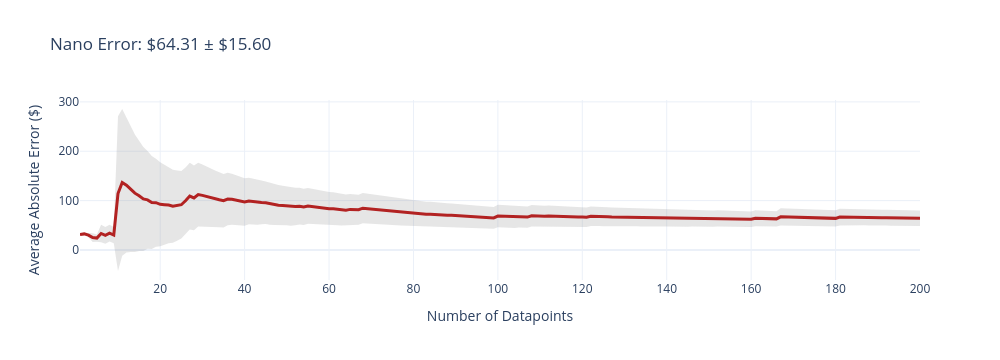
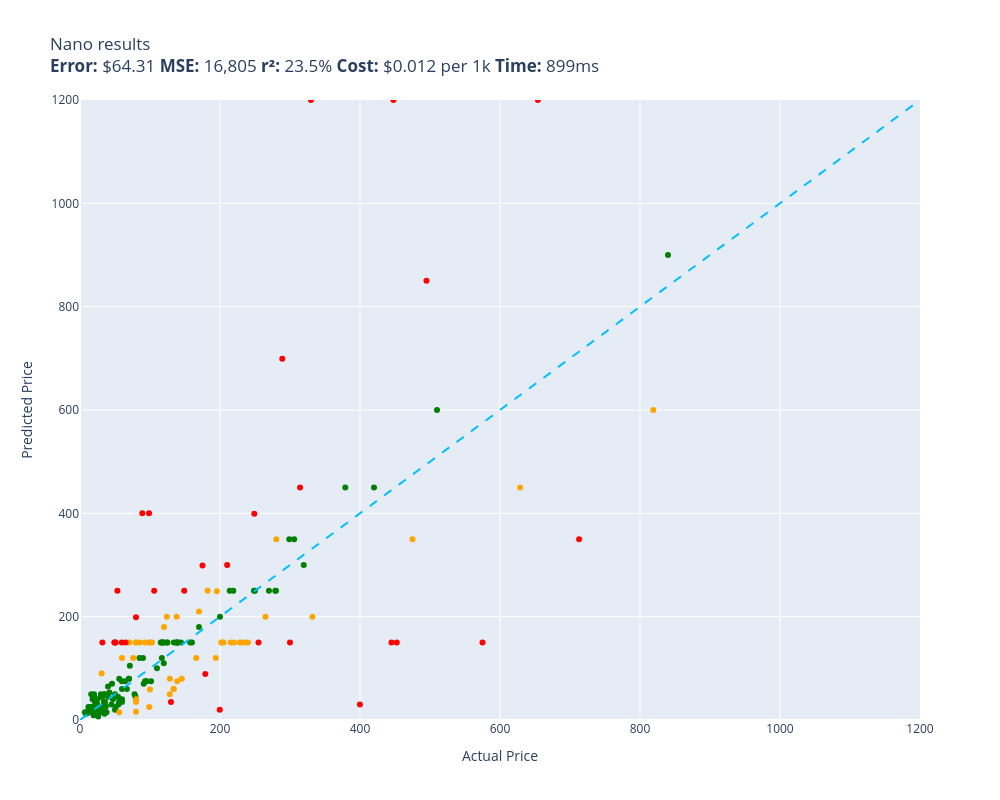

Notebook code cell kept with these figures, in order:
### Code cell
evaluate(nano, test)

### Figure 1 — Plotly figure (JSON) as saved in the notebook; plotly's stock layout.template omitted (floating-point values rounded to 4 significant figures; data arrays with more than 128 entries replaced by an {"elided": "..."} marker saying what was removed)
{"data": [{"fill": "toself", "fillcolor": "rgba(128,128,128,0.2)", "hoverinfo": "skip", "line": {"color": "rgba(255,255,255,0)"}, "name": "95% CI", "showlegend": false, "type": "scatter", "x": {"elided": "400 int values"}, "y": {"elided": "400 float values"}}, {"customdata": {"elided": "200x1 float values"}, "hovertemplate": "n=%{x}<br>Avg Error=$%{y:,.2f}<br>±95% CI=$%{customdata[0]:,.2f}<extra></extra>", "line": {"color": "firebrick", "width": 3}, "mode": "lines", "name": "Cumulative Avg Error", "type": "scatter", "x": {"elided": "200 int values"}, "y": {"elided": "200 float values"}}], "layout": {"height": 360, "showlegend": false, "title": {"text": "Nano Error: $64.31 ± $15.60"}, "width": 1000, "xaxis": {"title": {"text": "Number of Datapoints"}}, "yaxis": {"title": {"text": "Average Absolute Error ($)"}}}}

### Figure 2 — Plotly figure (JSON) as saved in the notebook; plotly's stock layout.template omitted (floating-point values rounded to 4 significant figures)
{"data": [{"customdata": [["Old Blood Noise Excess V2 Distortion Cho...\nGuess=$250.00 Actual=$219.00"], ["telpo Headlight Assembly Fit For 15 Camr...\nGuess=$150.00 Actual=$115.99"], ["NewPower99 Battery Kit for Samsung Galax...\nGuess=$29.99 Actual=$54.95"], ["EXMAX NG-10X Fresnel Lens Focusing Adapt...\nGuess=$80.00 Actual=$69.98"], ["Stand for Raven Pro Document Scanner - P...\nGuess=$50.00 Actual=$29.85"], ["SuppliesOutlet Compatible Toner Cartridg...\nGuess=$150.00 Actual=$144.29"], ["8544771 Dryer Heating Element, 279816 Th...\nGuess=$35.00 Actual=$35.74"], ["Metabo HPT 36V MultiVolt™ Cordless Rotar...\nGuess=$450.00 Actual=$379.00"], ["46mm Digital Pro High-Resolution Close-U...\nGuess=$45.00 Actual=$19.99"], ["Innovative Percussion CB-6 Chamois Bass ...\nGuess=$45.00 Actual=$54.32"], ["Panasonic KX-TG6511B DECT 6.0 PLUS Expan...\nGuess=$45.00 Actual=$79.20"], ["LOVE MEI Galaxy S10 Lite Case, Military ...\nGuess=$25.00 Actual=$32.98"], ["LD Products Compatible Toner Cartridge R...\nGuess=$45.00 Actual=$49.98"], ["PEMP E65 E66 CDC Simulate Optical Fiber ...\nGuess=$150.00 Actual=$119.00"], ["HK SYSTEMS 13\" Heavy Duty Black \"Push\" O...\nGuess=$120.00 Actual=$84.95"], ["June Garden 12\" Sweet Dolly Charlotte - ...\nGuess=$25.00 Actual=$19.99"], ["10GBase-LR SFP+ Transceiver, Handar 10GB...\nGuess=$50.00 Actual=$19.99"], ["GanFindX Portable Car Hand Controls for ...\nGuess=$150.00 Actual=$159.90"], ["Scranton & Co 3 Drawer Mobile File Cabin...\nGuess=$150.00 Actual=$115.35"], ["Task T24287 Roman Ogee Router Bit with 1...\nGuess=$35.00 Actual=$55.88"], ["Travelpro Platinum Elite Slim Business L...\nGuess=$250.00 Actual=$213.83"], ["Southwire 120V/15A Right Angle User Atta...\nGuess=$15.00 Actual=$37.87"], ["Mylites+ Standard Comic Book Mylar Sleev...\nGuess=$12.00 Actual=$34.99"], ["DALDED LED Light Kit for Lego Sonic Gree...\nGuess=$25.00 Actual=$24.99"], ["152MM Hole Saws M42 Bi-Metal High Speed ...\nGuess=$40.00 Actual=$17.99"], ["Baseball Backpacks Large 18 Inch Bookbag...\nGuess=$45.00 Actual=$31.77"], ["Adams Check Payment and Deposit Register...\nGuess=$15.99 Actual=$35.49"], ["Fjallraven, Kanken Laptop 15\" Backpack f...\nGuess=$110.00 Actual=$119.65"], ["Diversitech WG840585 Motor, (Ddb) 1/3Hp,...\nGuess=$150.00 Actual=$134.12"], ["Retevis RT68 Soft Earhook Walkie Talkie ...\nGuess=$15.00 Actual=$6.99"], ["MC: Pindicator (Dual Intensity Amber)\nGuess=$65.00 Actual=$40.00"], ["Laisomeke Waterproof Junction Box, Unive...\nGuess=$25.00 Actual=$11.99"], ["Webcem Solar Shed Light Outdoor Indoor, ...\nGuess=$50.00 Actual=$77.96"], ["Festool 492370 Platin 2 S1000 Grit 6-Inc...\nGuess=$70.00 Actual=$91.00"], ["Western Digital Enterprise RE4-GP 2TB SA...\nGuess=$100.00 Actual=$109.95"], ["DIMARZIO 204284 DP 163FBK Blues Bucker G...\nGuess=$120.00 Actual=$89.99"], ["PM Auto Front Right Quick Complete Strut...\nGuess=$150.00 Actual=$124.94"], ["Tablet PC Cover Compatible with Lenovo T...\nGuess=$15.99 Actual=$31.61"], ["Miyaya@ Funny Animal Masks Collection fo...\nGuess=$25.00 Actual=$16.99"], ["Trail Gear Twin Stick Kit for Top Shift ...\nGuess=$250.00 Actual=$279.92"], ["Engine Thermostat, Replace 19301-PAA-306...\nGuess=$20.00 Actual=$18.89"], ["Ultra Duster Canned Air Net 10 Oz 6-Pack\nGuess=$50.00 Actual=$49.90"], ["Beck/Arnley 0421945 Air Filter\nGuess=$15.00 Actual=$35.87"], ["Dell Optiplex 390 Desktop Computer i3 3....\nGuess=$150.00 Actual=$124.27"], ["IQShield Screen Protector Compatible wit...\nGuess=$12.99 Actual=$9.95"], ["Liberty Imports 12 Pack: US Military Toy...\nGuess=$20.00 Actual=$16.98"], ["Neporal Full Spectrum Light Bulb, 6000K ...\nGuess=$25.99 Actual=$18.59"], ["Pidoko Kids Train Table, Grey with 90 Pc...\nGuess=$150.00 Actual=$119.97"], ["Satco S9596, 4 Count (Pack of 1), 4.18\nGuess=$15.99 Actual=$12.00"], ["Ceramic Talavera Mexican Tile 4x4\", 9 Pi...\nGuess=$45.00 Actual=$29.95"], ["Intrepid International Dressage Letters-...\nGuess=$15.99 Actual=$26.99"], ["LEGO Marvel Avengers War Machine Buster ...\nGuess=$60.00 Actual=$59.95"], ["Kingston Brass KS269SN Kingston Clawfoot...\nGuess=$350.00 Actual=$305.99"], ["KOHLER K-1185540-CP Assembly-Slider\nGuess=$70.00 Actual=$45.67"], ["KUNN Small Electrician Tool Pouch Utilit...\nGuess=$35.00 Actual=$21.99"], ["Trim Kit for 2-handle Shower & Tub Valve...\nGuess=$75.00 Actual=$94.99"], ["iPhone 12/12 Pro Nicaragua Guardabarranc...\nGuess=$25.00 Actual=$19.97"], ["Replacement Remote Control for PANASONIC...\nGuess=$25.00 Actual=$34.95"], ["KS K-STORM Replacement Silicone Mushroom...\nGuess=$12.00 Actual=$8.50"], ["LSSAGOON Backpack for Women Teen Kids Gi...\nGuess=$35.00 Actual=$33.99"], ["Grey Pneumatic 1311SD Impact Socket Set\nGuess=$150.00 Actual=$157.43"], ["Aeromotive 13304 Regulator, X1 Adjustabl...\nGuess=$250.00 Actual=$269.95"], ["4pc Wheel Spacers Adapters 4\" (2inch Per...\nGuess=$120.00 Actual=$116.95"], ["GE RPWF SmartWater Comparable Refrigerat...\nGuess=$25.99 Actual=$36.99"], ["Urth 62mm UV, Circular Polarizing (CPL),...\nGuess=$150.00 Actual=$139.00"], ["LSI Broadcom SAS 9300-8i 8-port 12Gb/s S...\nGuess=$150.00 Actual=$118.00"], ["Royal Designs, Inc. Decorative Abundant ...\nGuess=$15.99 Actual=$24.95"], ["NewFantasia Replacement Audio Cable with...\nGuess=$25.00 Actual=$31.00"], ["Mikrotik RB3011UIAS-RM RouterBOARD 10xGi...\nGuess=$350.00 Actual=$299.00"], ["MONOCARBON Forged Carbon Fiber Case for ...\nGuess=$40.00 Actual=$59.99"], ["Berta (6 Pieces) 1-1/4 inch Overlay, 90 ...\nGuess=$30.00 Actual=$24.66"], ["Chalkboard Name Badges with Magnetic Bac...\nGuess=$15.99 Actual=$19.95"], ["Linkloos Solar Street Lights Outdoor Wat...\nGuess=$80.00 Actual=$55.99"], ["USB Charger, CIVIE High Speed 60W Multip...\nGuess=$50.00 Actual=$15.99"], ["Universal Power Group 12V 100Ah Sealed L...\nGuess=$200.00 Actual=$199.99"], ["Hp Pavilion P7-1257c Motherboard Aahd3-h...\nGuess=$75.00 Actual=$59.86"], ["Kastar Battery Pack Replacement for Sony...\nGuess=$40.00 Actual=$19.99"], ["Amana Tool - SC587 Carbide Tipped 3-Wing...\nGuess=$105.00 Actual=$71.23"], ["Evan Fischer Radiator Cooling Fan Assemb...\nGuess=$150.00 Actual=$137.34"], ["AZX Stylus Pencil for Apple iPad Pro 202...\nGuess=$25.00 Actual=$29.99"], ["Raspberry Pi 3 Model B+ Aluminum Case Me...\nGuess=$25.00 Actual=$14.99"], ["Skullcandy Hesh Evo Bluetooth Headphones...\nGuess=$80.00 Actual=$69.99"], ["LCD Screen for Dell Inspiron 17R 17.3\" H...\nGuess=$75.00 Actual=$64.37"], ["Music Hall pa15.3 MM/MC Phono Preamplifi...\nGuess=$250.00 Actual=$250.00"], ["Lorell Bell Chair Glide, 2.5\", Black\nGuess=$8.99 Actual=$19.50"], ["200 ' feet True 14 Gauge AWG CCA Speaker...\nGuess=$30.00 Actual=$44.95"], ["Competition Clutch Disc and Pressure Pla...\nGuess=$600.00 Actual=$510.00"], ["200 Couples Conversation Cards - Enjoy B...\nGuess=$15.00 Actual=$32.97"], ["The Puppet Company - Carpet-Unicorn, Whi...\nGuess=$20.00 Actual=$19.00"], ["KYX Racing Hardened Steel Center Drive S...\nGuess=$40.00 Actual=$46.99"], ["StonKraft Brass Chess Board Game Set wit...\nGuess=$150.00 Actual=$140.00"], ["Baumgartens Sicurix Blank PVC ID Cards (...\nGuess=$15.99 Actual=$19.11"], ["VIPMOTOZ Sequential Turn Signal Premium ...\nGuess=$250.00 Actual=$278.94"], ["Venom Power Terra Hunter R/T+ R/T All-Te...\nGuess=$300.00 Actual=$319.65"], ["Custom Engagement Logo Desk Embosser Sea...\nGuess=$45.00 Actual=$49.95"], ["520 Pieces Christmas Envelope Seal Stick...\nGuess=$6.99 Actual=$25.99"], ["LD Compatible Ink Cartridge Replacement ...\nGuess=$52.99 Actual=$41.99"], ["BestPricedDecals Wine A BIT, You'll Feel...\nGuess=$15.00 Actual=$12.98"], ["Dell XPS 13 9343-2727SLV 13.3\" Full HD S...\nGuess=$900.00 Actual=$839.99"], ["VATOS 4 Packs Bubble Machine Gun for Kid...\nGuess=$15.99 Actual=$22.88"], ["BXYJY for Samsung Galaxy Z Fold 3 Case w...\nGuess=$20.00 Actual=$49.99"], ["VONADO Space Wars Colonial Viper MK1 Bui...\nGuess=$45.00 Actual=$39.99"], ["Replacement Remote Control fit for Sony ...\nGuess=$15.00 Actual=$9.99"], ["Disney Princess Sparkling Princess Sleep...\nGuess=$15.00 Actual=$24.95"], ["sabermaster TCG Playmat yugioh playmat T...\nGuess=$25.00 Actual=$21.99"], ["Pacific Drums PDCM1618TTRB 16 x 18 Inche...\nGuess=$450.00 Actual=$419.99"], ["Star Wars Die-Cast Metal TITANIUM Series...\nGuess=$20.00 Actual=$22.70"], ["DuraGo BR5330 Front Vented Disc Brake Ro...\nGuess=$75.00 Actual=$101.51"], ["Glovion Music Stand Light, Clip On Piano...\nGuess=$25.00 Actual=$27.99"], ["Intex River Run Connect Lounge (Four)\nGuess=$75.00 Actual=$94.49"], ["Blanco 230966 Valea Stainless Steel Sink...\nGuess=$75.00 Actual=$92.88"], ["Think Gizmos Build Your Own Robot Toys f...\nGuess=$40.00 Actual=$24.95"], ["PowerSport Front Rear Brakes and Rotors ...\nGuess=$250.00 Actual=$248.51"], ["VTech Strum and Jam Kidi Musical Guitar ...\nGuess=$35.00 Actual=$21.99"], ["KZ ZS10 Pro in Ear Monitor Headphone KZ ...\nGuess=$60.00 Actual=$66.99"], ["Fender Hendrix Voodoo Child Coiled Instr...\nGuess=$35.00 Actual=$59.99"], ["W11130208 W10695459 Refrigerator LED Mod...\nGuess=$15.00 Actual=$26.59"], ["Jada Toys Ryan's World Combo Panda Airli...\nGuess=$50.00 Actual=$34.94"], ["STICKGOO Peel and Stick Backsplash for K...\nGuess=$50.00 Actual=$34.99"], ["Garmin 010-12402-10 GT15M-TM Transom-Mou...\nGuess=$150.00 Actual=$138.74"], ["Xiaomi Redmi 10 2022 NFC 4G LTE (128GB +...\nGuess=$180.00 Actual=$169.99"], ["Refresh NSF-53 Premium Replacement Refri...\nGuess=$25.00 Actual=$50.99"], ["NICKSTON Red Sparkling Glitter Slim Band...\nGuess=$25.00 Actual=$25.99"]], "hovertemplate": "%{customdata[0]}<extra></extra>", "legendgroup": "green", "marker": {"color": "green", "size": 6, "symbol": "circle"}, "mode": "markers", "name": "green", "orientation": "v", "showlegend": true, "type": "scatter", "x": [219.0, 116.0, 54.95, 69.98, 29.85, 144.3, 35.74, 379.0, 19.99, 54.32, 79.2, 32.98, 49.98, 119.0, 84.95, 19.99, 19.99, 159.9, 115.3, 55.88, 213.8, 37.87, 34.99, 24.99, 17.99, 31.77, 35.49, 119.7, 134.1, 6.99, 40.0, 11.99, 77.96, 91.0, 110.0, 89.99, 124.9, 31.61, 16.99, 279.9, 18.89, 49.9, 35.87, 124.3, 9.95, 16.98, 18.59, 120.0, 12.0, 29.95, 26.99, 59.95, 306.0, 45.67, 21.99, 94.99, 19.97, 34.95, 8.5, 33.99, 157.4, 269.9, 117.0, 36.99, 139.0, 118.0, 24.95, 31.0, 299.0, 59.99, 24.66, 19.95, 55.99, 15.99, 200.0, 59.86, 19.99, 71.23, 137.3, 29.99, 14.99, 69.99, 64.37, 250.0, 19.5, 44.95, 510.0, 32.97, 19.0, 46.99, 140.0, 19.11, 278.9, 319.6, 49.95, 25.99, 41.99, 12.98, 840.0, 22.88, 49.99, 39.99, 9.99, 24.95, 21.99, 420.0, 22.7, 101.5, 27.99, 94.49, 92.88, 24.95, 248.5, 21.99, 66.99, 59.99, 26.59, 34.94, 34.99, 138.7, 170.0, 50.99, 25.99], "xaxis": "x", "y": [250.0, 150.0, 29.99, 80.0, 50.0, 150.0, 35.0, 450.0, 45.0, 45.0, 45.0, 25.0, 45.0, 150.0, 120.0, 25.0, 50.0, 150.0, 150.0, 35.0, 250.0, 15.0, 12.0, 25.0, 40.0, 45.0, 15.99, 110.0, 150.0, 15.0, 65.0, 25.0, 50.0, 70.0, 100.0, 120.0, 150.0, 15.99, 25.0, 250.0, 20.0, 50.0, 15.0, 150.0, 12.99, 20.0, 25.99, 150.0, 15.99, 45.0, 15.99, 60.0, 350.0, 70.0, 35.0, 75.0, 25.0, 25.0, 12.0, 35.0, 150.0, 250.0, 120.0, 25.99, 150.0, 150.0, 15.99, 25.0, 350.0, 40.0, 30.0, 15.99, 80.0, 50.0, 200.0, 75.0, 40.0, 105.0, 150.0, 25.0, 25.0, 80.0, 75.0, 250.0, 8.99, 30.0, 600.0, 15.0, 20.0, 40.0, 150.0, 15.99, 250.0, 300.0, 45.0, 6.99, 52.99, 15.0, 900.0, 15.99, 20.0, 45.0, 15.0, 15.0, 25.0, 450.0, 20.0, 75.0, 25.0, 75.0, 75.0, 40.0, 250.0, 35.0, 60.0, 35.0, 15.0, 50.0, 50.0, 150.0, 180.0, 25.0, 25.0], "yaxis": "y"}, {"customdata": [["RBC12-UPC Replacement Battery Cartridge ...\nGuess=$150.00 Actual=$229.99"], ["ACDelco GM Original Equipment FW339 Fron...\nGuess=$150.00 Actual=$215.33"], ["GJY Portable TV,10.6 inch Mini TV for AT...\nGuess=$150.00 Actual=$79.36"], ["Intermatic PX300 12V 300W Transformer wi...\nGuess=$60.00 Actual=$134.00"], ["CORSAIR Dominator Platinum RGB 32GB (2x1...\nGuess=$200.00 Actual=$124.00"], ["Bam Trekking 3027SB Single Black Clarine...\nGuess=$200.00 Actual=$332.00"], ["Clementoni 39132.5 Jigsaw Puzzle 1,000 P...\nGuess=$15.99 Actual=$79.95"], ["Deco Mount Pro Tripod Microphone Stand w...\nGuess=$120.00 Actual=$59.95"], ["KOMPUTERBAY 4GB 2X 2GB DDR2 1066MHz PC2-...\nGuess=$40.00 Actual=$80.34"], ["Canon EOS Rebel T7 Digital SLR Camera wi...\nGuess=$600.00 Actual=$819.00"], ["15\" Locking Shower Head Extension Arm in...\nGuess=$35.00 Actual=$79.95"], ["Dakota Alert MURS Alert Probe Sensor - M...\nGuess=$150.00 Actual=$219.99"], ["Wenger City Upgrade Laptop Backpack with...\nGuess=$80.00 Actual=$145.42"], ["AUTOFREE LED Tail Lights Assembly Compat...\nGuess=$150.00 Actual=$201.99"], ["KOHLER 18865-CP Filtered Water Faucet, P...\nGuess=$350.00 Actual=$475.00"], ["Evan-Fischer Front Bumper Cover Compatib...\nGuess=$150.00 Actual=$202.38"], ["Sumerain S1339CM Double Handle Widesprea...\nGuess=$150.00 Actual=$235.86"], ["Poison Spyder 10-08-020 Rocker Knocker\nGuess=$450.00 Actual=$628.76"], ["VLAND LED Smoked Taillights Compatible F...\nGuess=$150.00 Actual=$239.99"], ["BESTILL Wall Mounted Shower Faucet Set, ...\nGuess=$120.00 Actual=$76.00"], ["Marvel Legends Series X-Men 6-Inch Archa...\nGuess=$25.00 Actual=$98.95"], ["ANZO USA 111207 GMC SIERRA 99-06 / YUKON...\nGuess=$250.00 Actual=$182.28"], ["EMART Photography C Stand with Boom Arm,...\nGuess=$180.00 Actual=$119.99"], ["Pioneer 2AM401-BN Two Handle Kitchen Fau...\nGuess=$150.00 Actual=$228.22"], ["4LT LUMINETTE Vanity Opal GLS BSN\nGuess=$150.00 Actual=$99.99"], ["Wilkinson LOW GAUSS Vintage Tone Strat S...\nGuess=$89.99 Actual=$30.93"], ["DuraGo 29515020 Front Hub Assembly\nGuess=$80.00 Actual=$128.34"], ["MXR Carbon Copy Deluxe Analog Delay Guit...\nGuess=$249.00 Actual=$195.50"], ["Ibanez M510OVS Acoustic Mandolin in Vint...\nGuess=$210.00 Actual=$169.99"], ["GENUINE VOLVO THERMOSTAT (3.0, 3.2) S60 ...\nGuess=$150.00 Actual=$102.85"], ["Pyle Wireless Rear View Backup Camera - ...\nGuess=$150.00 Actual=$70.45"], ["Cardone 84-58642 New HEI Electronic Dist...\nGuess=$120.00 Actual=$165.99"], ["Auertech Portable Washing Machine, 14lbs...\nGuess=$150.00 Actual=$98.99"], ["New Replacement seat cover fits Yamaha M...\nGuess=$75.00 Actual=$138.95"], ["ECCPP Power Steering Pump for 2009-2010 ...\nGuess=$150.00 Actual=$85.48"], ["SP Air Corporation SP-8102BU 1/4-Inch He...\nGuess=$150.00 Actual=$204.99"], ["ROHL WSGUM3018WH Wire Sink Grids, White\nGuess=$50.00 Actual=$128.28"], ["ASUS VY279HE-W 27” 1080P Monitor - White...\nGuess=$200.00 Actual=$138.10"], ["Diversitech UC2436-3 Ultralite Condenser...\nGuess=$150.00 Actual=$80.39"], ["4 Inches Rolled Muffler Tip Catback Exha...\nGuess=$120.00 Actual=$193.88"], ["APS iBoard (304 Stainless Steel Polished...\nGuess=$200.00 Actual=$264.95"], ["OEM Samsung Remote Control Shipped with ...\nGuess=$15.00 Actual=$56.00"], ["Samsung DA97-07603B Freezer Ice Maker As...\nGuess=$150.00 Actual=$93.02"], ["Targus CityGear Durable Backpack, Black,...\nGuess=$60.00 Actual=$133.43"], ["Fitness Center Gym Room Weight Train Dua...\nGuess=$59.00 Actual=$99.99"], ["For Volvo C70 S70 V70 V40 S40 AC Compres...\nGuess=$350.00 Actual=$280.41"]], "hovertemplate": "%{customdata[0]}<extra></extra>", "legendgroup": "orange", "marker": {"color": "orange", "size": 6, "symbol": "circle"}, "mode": "markers", "name": "orange", "orientation": "v", "showlegend": true, "type": "scatter", "x": [230.0, 215.3, 79.36, 134.0, 124.0, 332.0, 79.95, 59.95, 80.34, 819.0, 79.95, 220.0, 145.4, 202.0, 475.0, 202.4, 235.9, 628.8, 240.0, 76.0, 98.95, 182.3, 120.0, 228.2, 99.99, 30.93, 128.3, 195.5, 170.0, 102.8, 70.45, 166.0, 98.99, 138.9, 85.48, 205.0, 128.3, 138.1, 80.39, 193.9, 264.9, 56.0, 93.02, 133.4, 99.99, 280.4], "xaxis": "x", "y": [150.0, 150.0, 150.0, 60.0, 200.0, 200.0, 15.99, 120.0, 40.0, 600.0, 35.0, 150.0, 80.0, 150.0, 350.0, 150.0, 150.0, 450.0, 150.0, 120.0, 25.0, 250.0, 180.0, 150.0, 150.0, 89.99, 80.0, 249.0, 210.0, 150.0, 150.0, 120.0, 150.0, 75.0, 150.0, 150.0, 50.0, 200.0, 150.0, 120.0, 200.0, 15.0, 150.0, 60.0, 59.0, 350.0], "yaxis": "y"}, {"customdata": [["Pump Head TBVECHI 175PSI 4KW 5.5HP 21CFM...\nGuess=$1,200.00 Actual=$329.90"], ["Bam France 2002XL Contoured Hightech Bla...\nGuess=$350.00 Actual=$713.00"], ["APS iBoard 6-inch Aluminum (Black Powder...\nGuess=$300.00 Actual=$210.23"], ["SKB iSeries 3i-13096-6KP Case for BlackM...\nGuess=$299.00 Actual=$174.99"], ["DEWALT 20V MAX* XR Impact Driver with Bl...\nGuess=$150.00 Actual=$452.53"], ["Mini PC, Kinupute Desktop Computer E3-12...\nGuess=$850.00 Actual=$495.00"], ["Aolemi Oil Rubbed Bronze Single Function...\nGuess=$400.00 Actual=$98.65"], ["Evergreen HSHB2005 Cylinder Head Gasket ...\nGuess=$150.00 Actual=$59.69"], ["JRready ST6313 DT Deutsch Connector Kit,...\nGuess=$20.00 Actual=$199.68"], ["Tidal Front + Rear Fender Flares 4PC Poc...\nGuess=$150.00 Actual=$254.99"], ["3D Tree Hole Branches 075 Stair Risers D...\nGuess=$35.00 Actual=$129.99"], ["Projector, CRAZVIEW Projector with WiFi ...\nGuess=$250.00 Actual=$53.40"], ["Lighted Triangle Mirror Cabinet Bathroom...\nGuess=$150.00 Actual=$445.00"], ["Walker Exhaust Ultra EPA 16478 Direct Fi...\nGuess=$150.00 Actual=$574.99"], ["MGP Caliper Covers 39011SACURD Red Powde...\nGuess=$399.00 Actual=$249.00"], ["Canon Sure Shot 90u 35mm Date Camera\nGuess=$30.00 Actual=$399.89"], ["AC Compressor & A/C Kit For BMW 335i 335...\nGuess=$450.00 Actual=$314.41"], ["CradlePoint Compact Broadband Router (CB...\nGuess=$400.00 Actual=$89.00"], ["18 Inch White Undermount Kitchen Sink - ...\nGuess=$89.00 Actual=$179.00"], ["UPR Mach 1 Chin Spoiler Fits 94-98 Musta...\nGuess=$150.00 Actual=$64.99"], ["CTLAMP XL-2100 Professional Quality XL-2...\nGuess=$150.00 Actual=$32.00"], ["KUNFINE Android Radio CarPlay & Android ...\nGuess=$250.00 Actual=$106.00"], ["A-Premium Front Suspension Steering Knuc...\nGuess=$150.00 Actual=$48.99"], ["Audio Techinca ATW-T1002 System 10 Handh...\nGuess=$699.00 Actual=$289.00"], ["Steering Wheel, Carbon Fiber Automotive ...\nGuess=$1,200.00 Actual=$447.74"], ["Vinyl Soft Top Roll-up Adjustable Truck ...\nGuess=$250.00 Actual=$148.88"], ["Empava 24\" Single Wall Ovens 10 Cooking ...\nGuess=$1,200.00 Actual=$654.14"], ["HP Laserjet 2100 Laser Printer W/Test Pr...\nGuess=$150.00 Actual=$299.98"], ["Viola Bow 4/4 Full Size Carbon Fiber (Bl...\nGuess=$150.00 Actual=$49.99"], ["Pyle 2x120 Watt Home Audio Speaker Power...\nGuess=$150.00 Actual=$50.92"], ["MonMount Triple Monitor Stand Freestandi...\nGuess=$199.00 Actual=$79.99"]], "hovertemplate": "%{customdata[0]}<extra></extra>", "legendgroup": "red", "marker": {"color": "red", "size": 6, "symbol": "circle"}, "mode": "markers", "name": "red", "orientation": "v", "showlegend": true, "type": "scatter", "x": [329.9, 713.0, 210.2, 175.0, 452.5, 495.0, 98.65, 59.69, 199.7, 255.0, 130.0, 53.4, 445.0, 575.0, 249.0, 399.9, 314.4, 89.0, 179.0, 64.99, 32.0, 106.0, 48.99, 289.0, 447.7, 148.9, 654.1, 300.0, 49.99, 50.92, 79.99], "xaxis": "x", "y": [1200.0, 350.0, 300.0, 299.0, 150.0, 850.0, 400.0, 150.0, 20.0, 150.0, 35.0, 250.0, 150.0, 150.0, 399.0, 30.0, 450.0, 400.0, 89.0, 150.0, 150.0, 250.0, 150.0, 699.0, 1200.0, 250.0, 1200.0, 150.0, 150.0, 150.0, 199.0], "yaxis": "y"}, {"hoverinfo": "skip", "line": {"color": "deepskyblue", "dash": "dash", "width": 2}, "mode": "lines", "name": "y = x", "showlegend": false, "type": "scatter", "x": [0, 1200], "y": [0, 1200]}], "layout": {"height": 800, "legend": {"title": {"text": "color"}, "tracegroupgap": 0}, "showlegend": false, "title": {"text": "Nano results<br><b>Error:</b> $64.31 <b>MSE:</b> 16,805 <b>r²:</b> 23.5% <b>Cost:</b> $0.012 per 1k <b>Time:</b> 899ms"}, "width": 1000, "xaxis": {"anchor": "y", "domain": [0, 1], "range": [0, 1200], "title": {"text": "Actual Price"}}, "yaxis": {"anchor": "x", "domain": [0, 1], "range": [0, 1200], "title": {"text": "Predicted Price"}}}}
